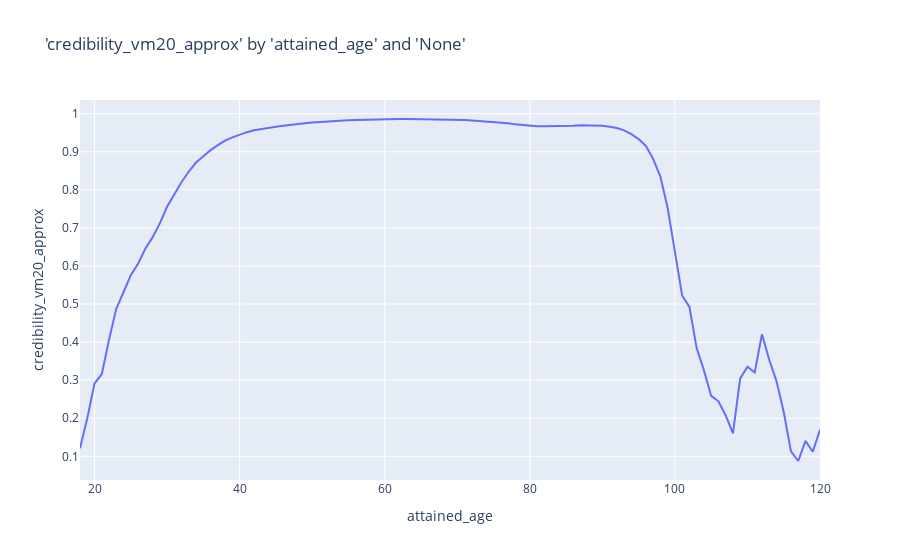

The cell this chart's notebook holds for it:
### Code cell
charters.chart(
    df=credibility.vm20_buhlmann_approx(
        df=grouped_df,
        a_col="exp_amt_vbt15",
        b_col="cen2momp1wmi_byamt",
        c_col="cen2momp2wmi_byamt",
        groupby_cols=["attained_age"],
    ),
    x_axis="attained_age",
    y_axis="credibility_vm20_approx",
    type="line",
)

### Figure 1 — Plotly figure (JSON) as saved in the notebook; plotly's stock layout.template omitted (floating-point values rounded to 4 significant figures)
{"data": [{"hovertemplate": "attained_age=%{x}<br>credibility_vm20_approx=%{y}<extra></extra>", "legendgroup": "", "line": {"color": "#636efa", "dash": "solid"}, "marker": {"symbol": "circle"}, "mode": "lines", "name": "", "orientation": "v", "showlegend": false, "type": "scatter", "x": [18, 19, 20, 21, 22, 23, 24, 25, 26, 27, 28, 29, 30, 31, 32, 33, 34, 35, 36, 37, 38, 39, 40, 41, 42, 43, 44, 45, 46, 47, 48, 49, 50, 51, 52, 53, 54, 55, 56, 57, 58, 59, 60, 61, 62, 63, 64, 65, 66, 67, 68, 69, 70, 71, 72, 73, 74, 75, 76, 77, 78, 79, 80, 81, 82, 83, 84, 85, 86, 87, 88, 89, 90, 91, 92, 93, 94, 95, 96, 97, 98, 99, 100, 101, 102, 103, 104, 105, 106, 107, 108, 109, 110, 111, 112, 113, 114, 115, 116, 117, 118, 119, 120], "xaxis": "x", "y": [0.1214, 0.1993, 0.2916, 0.3157, 0.4059, 0.4878, 0.531, 0.5759, 0.6056, 0.6451, 0.6751, 0.7119, 0.7554, 0.7891, 0.8204, 0.848, 0.8717, 0.888, 0.9042, 0.9174, 0.9292, 0.9379, 0.9454, 0.9514, 0.9565, 0.9602, 0.9633, 0.9658, 0.9684, 0.9712, 0.9734, 0.9751, 0.9768, 0.9783, 0.9797, 0.981, 0.982, 0.9827, 0.9835, 0.9843, 0.985, 0.9855, 0.9855, 0.986, 0.986, 0.9858, 0.9857, 0.9855, 0.985, 0.9847, 0.9849, 0.9849, 0.984, 0.9834, 0.9821, 0.981, 0.9796, 0.9786, 0.9765, 0.9746, 0.9719, 0.9697, 0.9684, 0.9672, 0.9671, 0.9671, 0.9675, 0.9681, 0.9683, 0.9694, 0.9691, 0.9691, 0.9681, 0.9654, 0.9623, 0.9563, 0.9462, 0.9332, 0.9152, 0.8813, 0.8348, 0.7524, 0.6323, 0.5223, 0.4925, 0.3843, 0.3257, 0.2587, 0.2445, 0.2074, 0.1601, 0.3048, 0.3352, 0.3201, 0.4208, 0.3537, 0.2975, 0.2164, 0.113, 0.08775, 0.1405, 0.1122, 0.1699], "yaxis": "y"}], "layout": {"autosize": true, "legend": {"tracegroupgap": 0}, "title": {"text": "'credibility_vm20_approx' by 'attained_age' and 'None'"}, "xaxis": {"anchor": "y", "autorange": true, "domain": [0, 1], "range": [18, 120], "title": {"text": "attained_age"}, "type": "linear"}, "yaxis": {"anchor": "x", "autorange": true, "domain": [0, 1], "range": [0.03785, 1.036], "title": {"text": "credibility_vm20_approx"}, "type": "linear"}}}
